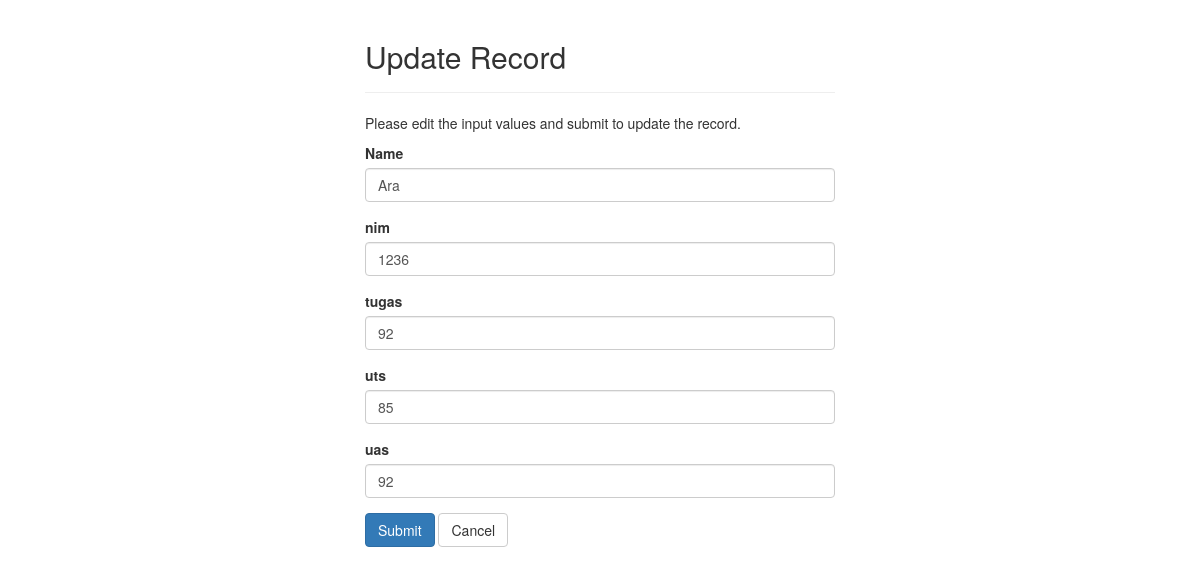
The page /update.php?id=3 on the database its author committed.
### tables this page shows
CREATE TABLE `mahasiswa` (
  `id` int(11) NOT NULL,
  `name` varchar(20) NOT NULL,
  `nim` int(5) NOT NULL,
  `tugas` int(5) NOT NULL,
  `uts` int(5) NOT NULL,
  `uas` int(5) NOT NULL
);

### update.php (the view, shortened to what this page needs)
<?php
require_once "config.php";
$name = $nim = $tugas = $uts = $uas = "";
$name_err = $nim_err = $tugas_err = $uts_err = $uas_err = "";
if(isset($_POST["id"]) && !empty($_POST["id"])){
    $id = $_POST["id"];
    $input_name = trim($_POST["name"]);
    if (empty($input_name)) {
        $name_err = "Please enter a name.";
    } elseif(!filter_var($input_name, FILTER_VALIDATE_REGEXP, array("options"=>array("regexp"=>"/^[a-zA-Z\s]+$/")))){
        $name_err = "Please enter a valid name.";
    }else{
        $name = $input_name;
    }
    $input_nim = trim($_POST["nim"]);
    if (empty($input_nim)){
        $nim_err = "Please enter the nim amount.";
    } elseif(!ctype_digit($input_nim)){
        $nim_err = "Please enter a positive integer value.";
    }else{
        $nim = $input_nim;
    }
    $input_tugas = trim($_POST["tugas"]);
    if (empty($input_tugas)){
        $tugas_err = "Please enter the tugas amount.";
    } elseif(!ctype_digit($input_tugas)){
        $tugas_err = "Please enter a positive integer value.";
    }else{
        $tugas = $input_tugas;
    }
    $input_uts = trim($_POST["uts"]);
    if (empty($input_uts)){
        $uts_err = "Please enter the uts amount.";
    } elseif(!ctype_digit($input_uts)){
        $uts_err = "Please enter a positive integer value.";
    }else{
        $uts = $input_uts;
    }
    $input_uas = trim($_POST["uas"]);
    if (empty($input_uas)){
        $uas_err = "Please enter the uas amount.";
    } elseif(!ctype_digit($input_uas)){
        $uas_err = "Please enter a positive integer value.";
    }else{
        $uas = $input_uas;
    }
    if (empty($name_err) && empty($nim_err) && empty($tugas_err) && empty($uts_err) && empty($uas_err)){
        $sql = "UPDATE mahasiswa SET name=?, nim=?, tugas=?, uts=?, uas=? WHERE id=?";
        if($stmt = mysqli_prepare($link, $sql)){
            mysqli_stmt_bind_param($stmt, "sssssi", $param_name, $param_nim, $param_tugas, $param_uts, $param_uas, $param_id);
            $param_name = $name;
            $param_nim = $nim;
            $param_tugas = $tugas;
            $param_uts = $uts;
            $param_uas = $uas;
            $param_id = $id;
            if(mysqli_stmt_execute($stmt)){
                header("location: index.php");
                exit();
            }else{
                echo "Something went wrong. Please try again later.";
            }
        }
        mysqli_stmt_close($stmt);
    }
    mysqli_close($link);
}else{
    if(isset($_GET["id"]) && !empty(trim($_GET["id"]))){
        $sql = "SELECT * FROM mahasiswa WHERE id = ?";
        if($stmt = mysqli_prepare($link, $sql)){
            mysqli_stmt_bind_param($stmt, "i", $param_id);
            if(mysqli_stmt_execute($stmt)){
                $result = mysqli_stmt_get_result($stmt);
                if(mysqli_num_rows($result) == 1) {
                    $row = mysqli_fetch_array($result, MYSQLI_ASSOC);
                    $name = $row["name"];
                    $nim = $row["nim"];
                    $tugas = $row["tugas"];
                    $uts = $row["uts"];
                    $uas = $row["uas"];
                }else{
                header("location: error.php");
                exit();
                }
            } else{
                echo "Oops! Something went wrong. Please try again later.";
            }
        }
        }else{
        header("location: error.php");
        exit();
    }
}
?>
<!DOCTYPE html>
<html lang="en">
<head>
    <link rel="stylesheet" href="https://maxcdn.bootstrapcdn.com/bootstrap/3.3.7/css/bootstrap.css">
</head>
<body>
    <div class="wrapper">
        <div class="container-fluid">
            <div class="row">
                <div class="col-md-12">
                    <div class="page-header">
                        <h2>Update Record</h2>
                    </div>
                    <p>Please edit the input values and submit to update the record.</p>
                    <form action="<?php echo htmlspecialchars(basename($_SERVER['REQUEST_URI'])); ?>" method="post">
                        <div class="form-group <?php echo (!empty($name_err)) ? 'has-error' : ''; ?>">
                            <label>Name</label>
                            <input type="text" name="name" class="form-control" value="<?php echo $name; ?>">
                        </div>
                        <div class="form-group <?php echo (!empty($nim_err)) ? 'has-error' : ''; ?>">
                            <label>nim</label>
                            <input type="text" name="nim" class="form-control" value="<?php echo $nim; ?>">
                        </div>
                        <div class="form-group <?php echo (!empty($tugas_err)) ? 'has-error' : ''; ?>">
                            <label>tugas</label>
                            <input type="text" name="tugas" class="form-control" value="<?php echo $tugas; ?>">
                        </div>
                        <div class="form-group <?php echo (!empty($uts_err)) ? 'has-error' : ''; ?>">
                            <label>uts</label>
                            <input type="text" name="uts" class="form-control" value="<?php echo $uts; ?>">
                        </div>
                        <div class="form-group <?php echo (!empty($uas_err)) ? 'has-error' : ''; ?>">
                            <label>uas</label>
                            <input type="text" name="uas" class="form-control" value="<?php echo $uas; ?>">
                        </div>
                        <input type="submit" class="btn btn-primary" value="Submit">
                        <a href="index.php" class="btn btn-default">Cancel</a>
                    </form>
                </div>
            </div>
        </div>
    </div>
</body>
</html>

### update.php (style rules this page uses)
.wrapper { width: 500px; margin: 0 auto; }

### rows shown on the page
mahasiswa: name "Ara", nim "1236", tugas "92", uts "85", uas "92"
